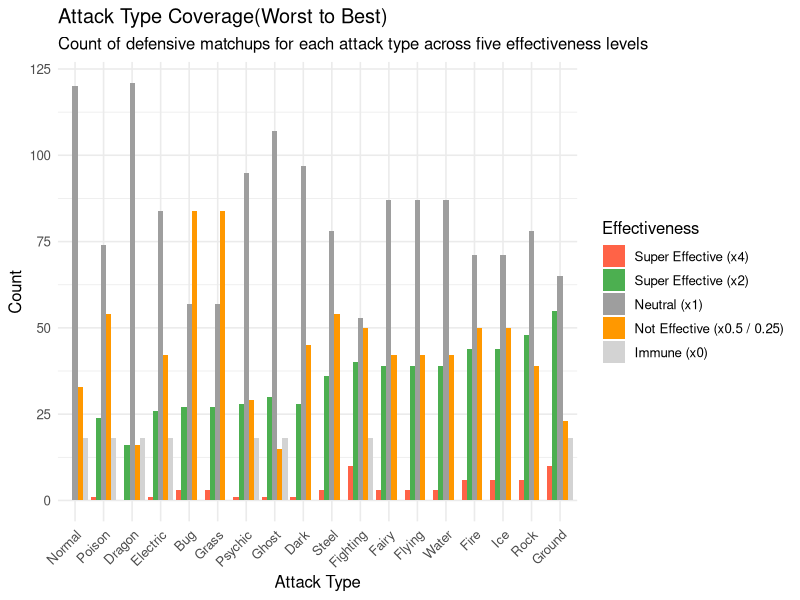
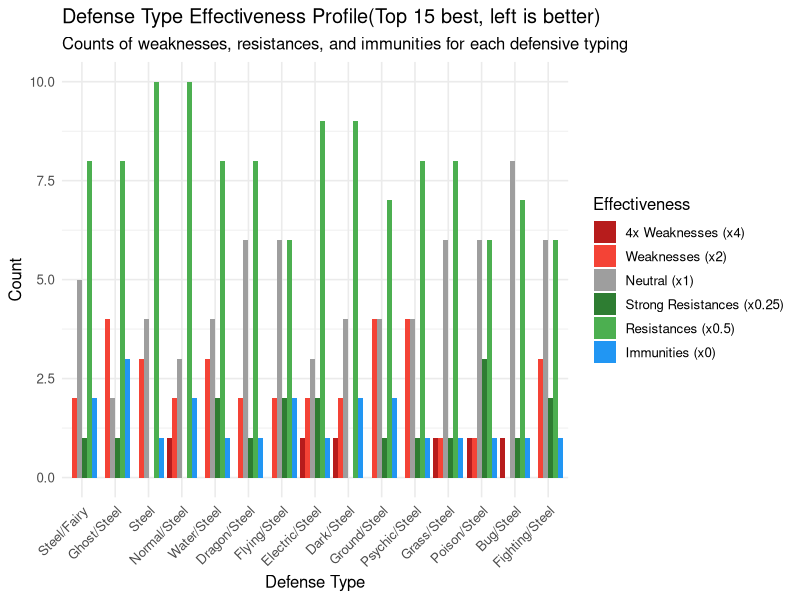
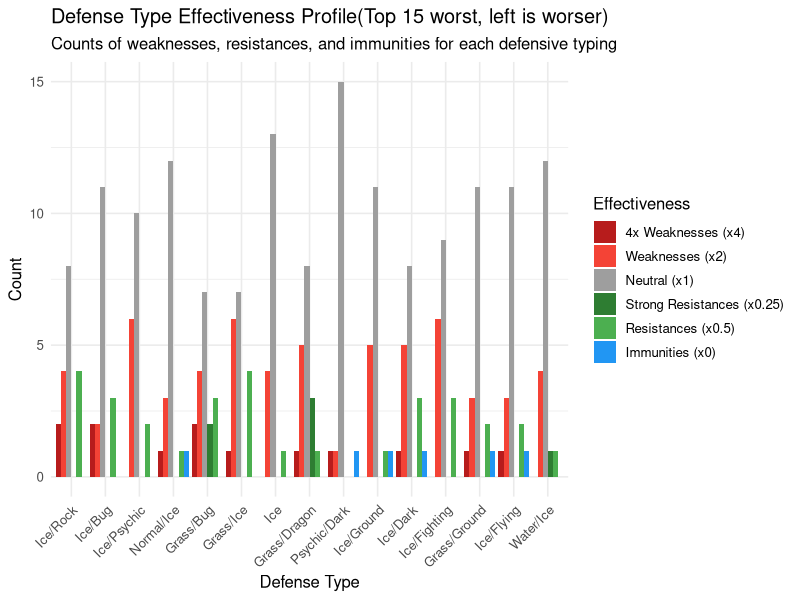
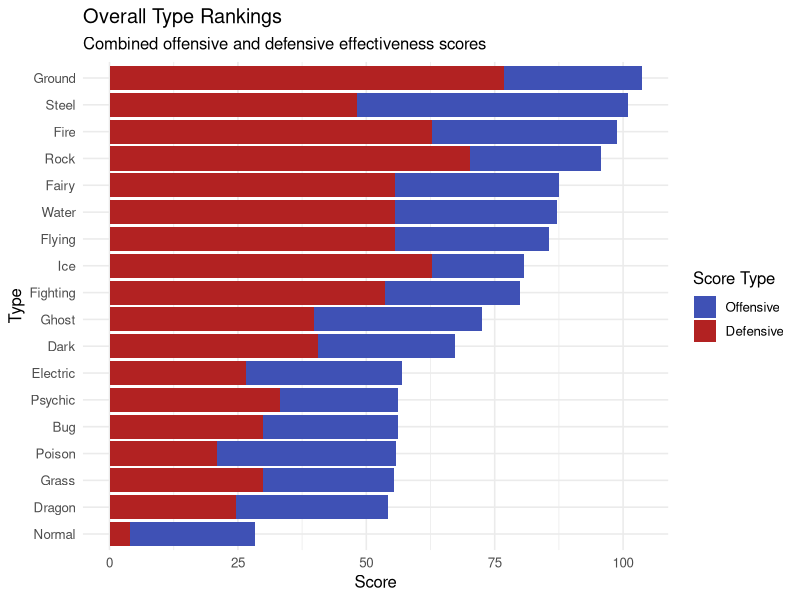
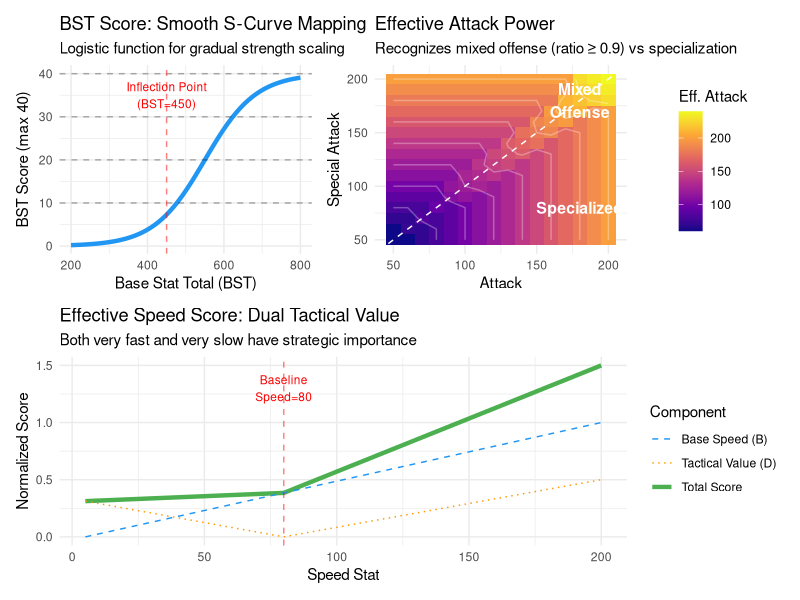
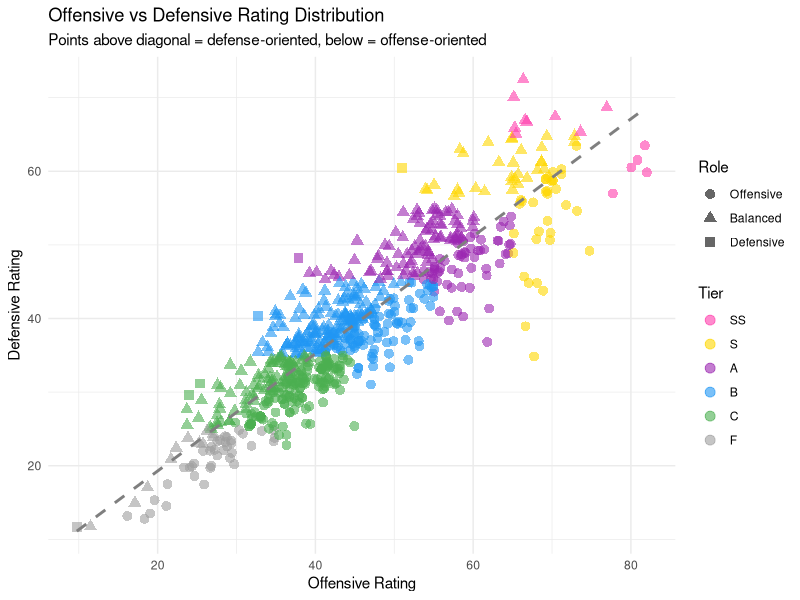

Write the R code that produced these figures, in order.
## ---- chunk 1
knitr::opts_chunk$set(
  echo = TRUE,
  message = FALSE,
  warning = FALSE,
  fig.width = 10,
  fig.height = 6
)
## ---- chunk 2
library(tidyverse)
library(knitr)
library(glue)
library(here)  # For robust path handling

set.seed(123)
theme_set(theme_minimal(base_size = 12))
## ---- chunk 3
# Load type effectiveness data
type_df <- read_csv("data/def_type_df.csv")

# Load Pokemon data
pokemon_df <- read_csv("data/pokemon_data_final_evolutions_enriched.csv")

# Restore factor levels
pokemon_df$generation <- factor(pokemon_df$generation, levels = paste0("Gen ", 1:9))
pokemon_df$category <- factor(pokemon_df$category,
  levels = c("Regular", "Legendary", "Mythical", "Paradox", "Ultra Beast")
)

cat(glue("Type matchups: {nrow(type_df)} combinations\n"))
cat(glue("Pokemon dataset: {nrow(pokemon_df)} Pokemon\n"))
## ---- chunk 4
# Count super-effective (x2, x4), not very effective (x0.5, x0.25), and immune (x0) for each attack type
attack_stats <- type_df |>
  group_by(atk_type) |>
  summarise(
    super_effective_x4 = sum(multiplier == 4),
    super_effective = sum(multiplier == 2),
    not_effective = sum(multiplier %in% c(0.5, 0.25)),
    immune = sum(multiplier == 0),
    neutral = sum(multiplier == 1),
    .groups = "drop"
  )

cols_list_max <- c("super_effective_x4", "super_effective", "neutral")
cols_list_min <- c("not_effective")

atk_stats_scaled <- attack_stats |>
  mutate(
    round(across(
      all_of(cols_list_max),
      ~ .x / max(.x) 
    ),2),
    round(across(
      all_of(cols_list_min),
      ~ .x / max(.x) 
    ),2),
    immune = if_else(immune > 0, 1, 0),
    offensive_score = (
      super_effective_x4*0.2	+ super_effective*0.6 + neutral*0.2	- not_effective*0.15)*100 - immune*10,
    ) |> 
  select(atk_type, offensive_score) |> 
  left_join(attack_stats, by = "atk_type") |> 
  mutate(
    atk_type = reorder(atk_type, offensive_score)
  )

kable(atk_stats_scaled, caption = "Attack Type Effectiveness")
## ---- chunk 5
# Visualize attack effectiveness
atk_stats_scaled |>
  pivot_longer(
    cols = c(super_effective_x4, super_effective, neutral, not_effective, immune),
    names_to = "effectiveness",
    values_to = "count"
  ) |>
  mutate(
    effectiveness = factor(
      effectiveness,
      levels = c("super_effective_x4", "super_effective", "neutral", "not_effective", "immune")
    )
  ) |>
  ggplot(aes(x = reorder(atk_type, -count), y = count, fill = effectiveness)) +
  geom_col(position = "dodge") +
  scale_fill_manual(
    values = c(
      "super_effective_x4" = "#FF6347",
      "super_effective"    = "#4CAF50",
      "neutral"            = "#9E9E9E",
      "not_effective"      = "#FF9800",
      "immune"             = "#D3D3D3"
    ),
    labels = c(
      "super_effective_x4" = "Super Effective (x4)",
      "super_effective"    = "Super Effective (x2)",
      "neutral"            = "Neutral (x1)",
      "not_effective"      = "Not Effective (x0.5 / 0.25)",
      "immune"             = "Immune (x0)"
    )
  ) +
  labs(
    title = "Attack Type Coverage(Worst to Best)",
    subtitle = "Count of defensive matchups for each attack type across five effectiveness levels",
    x = "Attack Type",
    y = "Count",
    fill = "Effectiveness"
  ) +
  theme(axis.text.x = element_text(angle = 45, hjust = 1))
## ---- chunk 6
# Calculate defense effectiveness for single types
defense_stats <- type_df |>
  group_by(def_type) |>
  summarise(
    weaknesses = sum(multiplier == 2),
    weaknesses_x4 = sum(multiplier == 4),
    strong_resistances = sum(multiplier == 0.25),
    resistances = sum(multiplier == 0.5),
    immunities = sum(multiplier == 0),
    neutral = sum(multiplier == 1),
    .groups = "drop"
  ) 

cols_list_max <- c("strong_resistances", "resistances", "neutral")
cols_list_min <- c("weaknesses_x4", "weaknesses")

def_stats_scaled <- defense_stats |>
  mutate(
    across(
      all_of(cols_list_max),
      ~ round(.x / max(.x),2) 
    ),
    across(
      all_of(cols_list_min),
      ~ round(.x / max(.x),2) 
    ),
    defensive_score = (
      strong_resistances*0.2	+ resistances*0.45 + neutral*0.2	- weaknesses_x4*0.1 - weaknesses*0.05)*100 + immunities*5) |> 
  select(def_type, defensive_score) |> 
  left_join(defense_stats, by = "def_type") |> 
  arrange(desc(defensive_score))


kable(head(def_stats_scaled, 10), caption = "Defence Type Effectiveness(Top 10)")
## ---- chunk 7
# Visualize defense effectiveness
def_stats_scaled |>
  arrange(desc(defensive_score)) |>
  slice_head(n = 15) |>
  mutate(
    def_type = factor(def_type, levels = def_type)
  ) |> 
  pivot_longer(
    cols = c(
      weaknesses_x4,
      weaknesses,
      neutral,
      strong_resistances,
      resistances,
      immunities
    ),
    names_to = "effectiveness",
    values_to = "count"
  ) |>
  mutate(
    effectiveness = factor(
      effectiveness,
      levels = c(
        "weaknesses_x4",
        "weaknesses",
        "neutral",
        "strong_resistances",
        "resistances",
        "immunities"
      )
    )
  ) |>
  ggplot(aes(x = def_type, y = count, fill = effectiveness)) +
  geom_col(position = "dodge") +
  scale_fill_manual(
    values = c(
      "weaknesses_x4"      = "#B71C1C",
      "weaknesses"         = "#F44336",
      "neutral"            = "#9E9E9E",
      "strong_resistances" = "#2E7D32",
      "resistances"        = "#4CAF50",
      "immunities"         = "#2196F3"
    ),
    labels = c(
      "weaknesses_x4"      = "4x Weaknesses (x4)",
      "weaknesses"         = "Weaknesses (x2)",
      "neutral"            = "Neutral (x1)",
      "strong_resistances" = "Strong Resistances (x0.25)",
      "resistances"        = "Resistances (x0.5)",
      "immunities"         = "Immunities (x0)"
    )
  ) +
  labs(
    title    = "Defense Type Effectiveness Profile(Top 15 best, left is better)",
    subtitle = "Counts of weaknesses, resistances, and immunities for each defensive typing",
    x = "Defense Type",
    y = "Count",
    fill = "Effectiveness"
  ) +
  theme(
    axis.text.x = element_text(angle = 45, hjust = 1)
  )
## ---- chunk 8
# Visualize defense effectiveness
def_stats_scaled |>
  arrange(defensive_score) |>
  slice_head(n = 15) |>
  mutate(
    def_type = factor(def_type, levels = def_type)
  ) |> 
  pivot_longer(
    cols = c(
      weaknesses_x4,
      weaknesses,
      neutral,
      strong_resistances,
      resistances,
      immunities
    ),
    names_to = "effectiveness",
    values_to = "count"
  ) |>
  mutate(
    effectiveness = factor(
      effectiveness,
      levels = c(
        "weaknesses_x4",
        "weaknesses",
        "neutral",
        "strong_resistances",
        "resistances",
        "immunities"
      )
    )
  ) |>
  ggplot(aes(x = def_type, y = count, fill = effectiveness)) +
  geom_col(position = "dodge") +
  scale_fill_manual(
    values = c(
      "weaknesses_x4"      = "#B71C1C",
      "weaknesses"         = "#F44336",
      "neutral"            = "#9E9E9E",
      "strong_resistances" = "#2E7D32",
      "resistances"        = "#4CAF50",
      "immunities"         = "#2196F3"
    ),
    labels = c(
      "weaknesses_x4"      = "4x Weaknesses (x4)",
      "weaknesses"         = "Weaknesses (x2)",
      "neutral"            = "Neutral (x1)",
      "strong_resistances" = "Strong Resistances (x0.25)",
      "resistances"        = "Resistances (x0.5)",
      "immunities"         = "Immunities (x0)"
    )
  ) +
  labs(
    title    = "Defense Type Effectiveness Profile(Top 15 worst, left is worser)",
    subtitle = "Counts of weaknesses, resistances, and immunities for each defensive typing",
    x = "Defense Type",
    y = "Count",
    fill = "Effectiveness"
  ) +
  theme(
    axis.text.x = element_text(angle = 45, hjust = 1)
  )
## ---- chunk 9
# Create comprehensive type score combining offense and defense
type_overall <- atk_stats_scaled |>
  select(type = atk_type, offensive_score) |>
  left_join(
    def_stats_scaled |> select(type = def_type, defensive_score),
    by = "type"
  ) |>
  mutate(
    overall_score = offensive_score + defensive_score
  ) |>
  arrange(desc(overall_score))

kable(type_overall, caption = "Overall Type Rankings (Offense + Defense Combined)")

# Visualize overall type rankings
type_overall |>
  pivot_longer(cols = c(offensive_score, defensive_score),
               names_to = "score_type", values_to = "score") |>
  ggplot(aes(x = reorder(type, overall_score), y = score, fill = score_type)) +
  geom_col(position = "stack") +
  coord_flip() +
  scale_fill_manual(values = c("offensive_score" = "#B22222", "defensive_score" = "#3F51B5"),
                    labels = c("Offensive", "Defensive")) +
  labs(
    title = "Overall Type Rankings",
    subtitle = "Combined offensive and defensive effectiveness scores",
    x = "Type", y = "Score", fill = "Score Type"
  )
## ---- chunk 10
# Smooth BST Score Calculator (40 points max)
# Uses logistic function (S-curve) for smooth transition
calc_bst_score <- function(total, atk, spatk, eff_atk) {
  # Parameters for S-curve - adjusted for higher scores
  # Midpoint at BST=450 (shifted left to give higher scores overall)
  # Steepness: gradual transition from 250-700
  L <- 40      # Maximum score
  k <- 0.015   # Steepness (increased for faster growth)
  x0 <- 450    # Inflection point (lowered to boost scores)
  bst = total - atk - spatk + eff_atk  # Use effective attack to avoid double counting

  # Logistic function: L / (1 + exp(-k * (x - x0)))
  score <- L / (1 + exp(-k * (bst - x0)))

  # Ensure minimum of 5 points for very weak Pokemon
  return(score)
}

# Efficient Attack Power Calculator
# Recognizes mixed offense vs specialized attackers
calc_eff_atk <- function(atk, spatk){
  ratio <- pmin(atk, spatk) / pmax(atk, spatk)
  # If ratio >= 0.9, it's a mixed attacker: use weighted sum
  # Otherwise, it's specialized: use the higher value
  ifelse(ratio < 0.9, pmax(atk, spatk), 0.6*(atk + spatk))
}

# Durability Expectations Calculator
# Uses geometric mean to penalize unbalanced defenses
calc_eff_def <- function(hp, def, spdef){
  hp * sqrt(def * spdef)
}

# Effective Speed Score Calculator
# Dual evaluation: base speed + tactical value
calc_eff_spd <- function(spd, vmin, vmax, v0 = 80){
  # B: "Faster is better" - linear normalization
  B <- (spd - vmin) / (vmax - vmin)
  # D: "Tactical value" - distance from baseline speed
  # Both very fast and very slow have tactical value
  D <- (abs(spd - v0)) / max(v0 - vmin, vmax - v0)
  # Combined: base speed (67%) + tactical value (33%)
  B + 0.5 * D
}

# Offensive Stat Distribution Score (60 points)
calc_atk_score <- function(eff_atk_s, eff_def_s, eff_spd_s){
  # Attack-oriented: prioritize offense (50%) and speed (40%)
  # Minimal durability requirement (10%)
  (0.5*eff_atk_s + 0.1*eff_def_s + 0.4*eff_spd_s) * 60
}

# Defensive Stat Distribution Score (30 points from stats + 30 points from type)
calc_def_score <- function(eff_atk_s, eff_def_s, defensive_score){
  # Defense-oriented: prioritize durability (80% of 30pts)
  # Keep some offensive threat (20% of 30pts)
  # Plus type advantage score (30pts from defensive matchups)
  (0.8*eff_def_s + 0.2*eff_atk_s) * 30 + 30 * defensive_score/100
}
## ---- chunk 11
#Give each Pokemon a Defense Type Score
TYPE_ORDER <- c(
  "Normal","Fire","Water","Electric","Grass","Ice",
  "Fighting","Poison","Ground","Flying","Psychic",
  "Bug","Rock","Ghost","Dragon","Dark","Steel","Fairy"
)

# Add defense type column to Pokemon data
pokemon_df_typed <- pokemon_df |>
  mutate(
    idx1 = match(type_1, TYPE_ORDER),
    idx2 = match(type_2, TYPE_ORDER),
    def_type = case_when(
      is.na(type_2) ~ type_1,
      TRUE ~ paste(
        TYPE_ORDER[pmin(idx1, idx2)],
        TYPE_ORDER[pmax(idx1, idx2)],
        sep = "/"
      )
    )
  ) |>
  left_join(
    def_stats_scaled |> select(def_type, defensive_score),
    by = "def_type"
  )

# Calculate rating for each Pokemon
pokemon_rated <- pokemon_df_typed |>
  mutate(
    # Step 1: Calculate raw effective values
    eff_atk = calc_eff_atk(attack, sp_atk),
    eff_def = calc_eff_def(hp, defense, sp_def),
    eff_spd = calc_eff_spd(speed, min(speed), max(speed)),

    # Step 2: Normalize to [0,1] scale
    eff_atk_s = eff_atk / max(eff_atk),
    eff_def_s = eff_def / max(eff_def),
    eff_spd_s = eff_spd / max(eff_spd),

    # Step 3: Calculate BST score (shared by both ratings)
    bst_score = calc_bst_score(total, attack, sp_atk, eff_atk),

    # Step 4: Calculate final ratings
    offensive_rating = bst_score + calc_atk_score(eff_atk_s, eff_def_s, eff_spd_s),
    defensive_rating = bst_score + calc_def_score(eff_atk_s, eff_def_s, defensive_score),

    # Tier Assignment based on composite score
    tier = case_when(
      offensive_rating >= 75 | defensive_rating >= 65 ~ "SS",  # Elite Pokemon
      offensive_rating >= 65 | defensive_rating >= 55 ~ "S",  # Strong Pokemon
      offensive_rating >= 55 | defensive_rating >= 45 ~ "A",  # Above average
      offensive_rating >= 45 | defensive_rating >= 35 ~ "B",  # Average
      offensive_rating >= 35 | defensive_rating >= 25 ~ "C",  # Below average
      TRUE ~ "F"                 # Weak Pokemon
    ),

    # Role classification based on rating difference
    role = case_when(
      offensive_rating / defensive_rating >= 1.15 ~ "Offensive",
      offensive_rating / defensive_rating <= 0.85 ~ "Defensive",
      TRUE ~ "Balanced"
    )
  )

# Set tier as factor
pokemon_rated$tier <- factor(pokemon_rated$tier, levels = c("SS", "S", "A", "B", "C", "F"))
pokemon_rated$role <- factor(pokemon_rated$role, levels = c("Offensive", "Balanced", "Defensive"))
## ---- chunk 12
# Create data for visualization
bst_range <- seq(200, 800, by = 5)
atk_pairs <- expand.grid(atk = seq(50, 200, 10), spatk = seq(50, 200, 10))
spd_range <- seq(5, 200, by = 5)

# BST Score visualization
bst_viz <- tibble(
  BST = bst_range,
  # Use dummy values for attack stats
  Score = sapply(bst_range, function(x) calc_bst_score(x, 100, 100, 100))
)

p1 <- ggplot(bst_viz, aes(x = BST, y = Score)) +
  geom_line(color = "#2196F3", size = 1.5) +
  geom_hline(yintercept = c(10, 20, 30, 40), linetype = "dashed", alpha = 0.3) +
  geom_vline(xintercept = 450, linetype = "dashed", color = "red", alpha = 0.5) +
  annotate("text", x = 450, y = 35, label = "Inflection Point\n(BST=450)",
           color = "red", size = 3) +
  labs(
    title = "BST Score: Smooth S-Curve Mapping",
    subtitle = "Logistic function for gradual strength scaling",
    x = "Base Stat Total (BST)", y = "BST Score (max 40)"
  ) +
  theme_minimal()

# Effective Attack visualization
eff_atk_viz <- atk_pairs |>
  mutate(
    eff_atk = calc_eff_atk(atk, spatk),
    ratio = pmin(atk, spatk) / pmax(atk, spatk),
    type = ifelse(ratio >= 0.9, "Mixed", "Specialized")
  )

p2 <- ggplot(eff_atk_viz, aes(x = atk, y = spatk, fill = eff_atk)) +
  geom_tile() +
  geom_contour(aes(z = eff_atk), color = "white", alpha = 0.3) +
  scale_fill_viridis_c(option = "plasma") +
  geom_abline(slope = 1, linetype = "dashed", color = "white") +
  annotate("text", x = 180, y = 180, label = "Mixed\nOffense",
           color = "white", size = 4, fontface = "bold") +
  annotate("text", x = 180, y = 80, label = "Specialized",
           color = "white", size = 4, fontface = "bold") +
  labs(
    title = "Effective Attack Power",
    subtitle = "Recognizes mixed offense (ratio ≥ 0.9) vs specialization",
    x = "Attack", y = "Special Attack", fill = "Eff. Attack"
  ) +
  theme_minimal()

# Effective Speed visualization
spd_viz <- tibble(
  Speed = spd_range,
  Score = calc_eff_spd(spd_range, min(spd_range), max(spd_range)),
  # Decompose into components
  B = (spd_range - min(spd_range)) / (max(spd_range) - min(spd_range)),
  D = abs(spd_range - 80) / max(80 - min(spd_range), max(spd_range) - 80) * 0.5
)

p3 <- ggplot(spd_viz, aes(x = Speed)) +
  geom_line(aes(y = Score, color = "Total Score"), size = 1.5) +
  geom_line(aes(y = B, color = "Base Speed (B)"), linetype = "dashed") +
  geom_line(aes(y = D, color = "Tactical Value (D)"), linetype = "dotted") +
  geom_vline(xintercept = 80, linetype = "dashed", color = "red", alpha = 0.5) +
  annotate("text", x = 80, y = 1.3, label = "Baseline\nSpeed=80",
           color = "red", size = 3) +
  scale_color_manual(values = c("Total Score" = "#4CAF50",
                                 "Base Speed (B)" = "#2196F3",
                                 "Tactical Value (D)" = "#FF9800")) +
  labs(
    title = "Effective Speed Score: Dual Tactical Value",
    subtitle = "Both very fast and very slow have strategic importance",
    x = "Speed Stat", y = "Normalized Score", color = "Component"
  ) +
  theme_minimal()

# Display all plots
if (requireNamespace("patchwork", quietly = TRUE)) {
  library(patchwork)
  (p1 | p2) / p3
} else {
  print(p1)
  print(p2)
  print(p3)
}
## ---- chunk 13
# Summary by tier
tier_summary <- pokemon_rated |>
  count(tier) |>
  mutate(percentage = round(100 * n / sum(n), 1))

kable(tier_summary, caption = "Pokemon Distribution by Tier")

# Summary by role
role_summary <- pokemon_rated |>
  count(role) |>
  mutate(percentage = round(100 * n / sum(n), 1))

kable(role_summary, caption = "Pokemon Distribution by Battle Role")

# Visualize dual rating distribution
ggplot(pokemon_rated, aes(x = offensive_rating, y = defensive_rating)) +
  geom_point(aes(color = tier, shape = role), alpha = 0.6, size = 3) +
  geom_smooth(method = "lm", se = FALSE, linetype = "dashed", color = "gray50") +
  scale_color_manual(values = c("SS" = "#FF3CAC", "S" = "#FFD700", "A" = "#9C27B0",
                                 "B" = "#2196F3", "C" = "#4CAF50", "F" = "#9E9E9E")) +
  labs(
    title = "Offensive vs Defensive Rating Distribution",
    subtitle = "Points above diagonal = defense-oriented, below = offense-oriented",
    x = "Offensive Rating", y = "Defensive Rating",
    color = "Tier", shape = "Role"
  ) +
  theme_minimal()
## ---- chunk 14
# Top 20 offensive Pokemon
top_offensive <- pokemon_rated |>
  arrange(desc(offensive_rating)) |>
  head(20) |>
  select(name, type_1, type_2, role, offensive_rating, defensive_rating, eff_atk, tier)

cat("=== TOP 20 OFFENSIVE POKEMON ===\n")
kable(top_offensive, caption = "Top 20 Offensive Pokemon", digits = 1)

# Top 20 defensive Pokemon
top_defensive <- pokemon_rated |>
  arrange(desc(defensive_rating)) |>
  head(20) |>
  select(name, type_1, type_2, role, defensive_rating, offensive_rating, tier, defensive_score)

cat("\n=== TOP 20 DEFENSIVE POKEMON ===\n")
kable(top_defensive, caption = "Top 20 Defensive Pokemon", digits = 1)


# Top regular Pokemon (for beginners)
top_regular <- pokemon_rated |>
  filter(category == "Regular") |>
  arrange(desc(pmax(defensive_rating+10, offensive_rating))) |>
  head(20) |>
  select(name, type_1, type_2, role, offensive_rating, defensive_rating, tier)

cat("\n=== TOP 20 REGULAR POKEMON (For Beginners) ===\n")
kable(top_regular, caption = "Top 20 Regular Pokemon", digits = 1)
## ---- chunk 15
# Best offensive Pokemon for each primary type
best_offensive_by_type <- pokemon_rated |>
  filter(category == "Regular") |>
  group_by(type_1) |>
  slice_max(offensive_rating, n = 1) |>
  ungroup() |>
  arrange(desc(offensive_rating)) |>
  select(type_1, name, offensive_rating, role, tier)

cat("=== BEST OFFENSIVE POKEMON BY TYPE (Regular Only) ===\n")
kable(best_offensive_by_type, caption = "Best Offensive Pokemon by Type", digits = 1)

# Best defensive Pokemon for each primary type
best_defensive_by_type <- pokemon_rated |>
  filter(category == "Regular") |>
  group_by(type_1) |>
  slice_max(defensive_rating, n = 1) |>
  ungroup() |>
  arrange(desc(defensive_rating)) |>
  select(type_1, name, defensive_rating, role, tier)

cat("\n=== BEST DEFENSIVE POKEMON BY TYPE (Regular Only) ===\n")
kable(best_defensive_by_type, caption = "Best Defensive Pokemon by Type", digits = 1)
## ---- chunk 16
# Create output directory
dir.create(here("data", "analysis", "rating"), recursive = TRUE, showWarnings = FALSE)

# Save rated Pokemon data to CSV
write_csv(pokemon_rated, here("data", "analysis", "rating", "pokemon_rated.csv"))

# Create summary statistics
rating_summary <- pokemon_rated |>
  summarise(
    total_pokemon = n(),
    avg_offensive_rating = mean(offensive_rating),
    avg_defensive_rating = mean(defensive_rating),
    ss_tier_count = sum(tier == "SS"),
    s_tier_count = sum(tier == "S"),
    a_tier_count = sum(tier == "A"),
    b_tier_count = sum(tier == "B"),
    c_tier_count = sum(tier == "C"),
    f_tier_count = sum(tier == "F"),
    offensive_count = sum(role == "Offensive"),
    balanced_count = sum(role == "Balanced"),
    defensive_count = sum(role == "Defensive"),
    avg_bst_score = mean(bst_score),
    avg_eff_atk = mean(eff_atk),
    avg_eff_def = mean(eff_def),
    avg_eff_spd = mean(eff_spd)
  )

write_csv(rating_summary, here("data", "analysis", "rating", "rating_summary.csv"))

# Export top Pokemon lists for reference
write_csv(top_offensive, here("data", "analysis", "rating", "top_offensive_pokemon.csv"))
write_csv(top_defensive, here("data", "analysis", "rating", "top_defensive_pokemon.csv"))
write_csv(top_regular, here("data", "analysis", "rating", "top_regular_pokemon.csv"))

cat("\n=== DUAL RATING SYSTEM SUMMARY ===\n")
cat(sprintf("Total Pokemon: %d\n", rating_summary$total_pokemon))
cat(sprintf("\nAverage Ratings:\n"))
cat(sprintf("  Composite Rating: %.1f / 100\n", rating_summary$avg_total_rating))
cat(sprintf("  Offensive Rating: %.1f / 100\n", rating_summary$avg_offensive_rating))
cat(sprintf("  Defensive Rating: %.1f / 100\n", rating_summary$avg_defensive_rating))
cat(sprintf("\nRating Range: %.1f - %.1f\n", rating_summary$min_total_rating, rating_summary$max_total_rating))
cat(sprintf("\nTier Distribution:\n"))
cat(sprintf("  SS Tier: %d (%.1f%%)\n", rating_summary$s_tier_count, 100*rating_summary$s_tier_count/rating_summary$total_pokemon))
cat(sprintf("  S Tier: %d (%.1f%%)\n", rating_summary$a_tier_count, 100*rating_summary$a_tier_count/rating_summary$total_pokemon))
cat(sprintf("  A Tier: %d (%.1f%%)\n", rating_summary$b_tier_count, 100*rating_summary$b_tier_count/rating_summary$total_pokemon))
cat(sprintf("  B Tier: %d (%.1f%%)\n", rating_summary$c_tier_count, 100*rating_summary$c_tier_count/rating_summary$total_pokemon))
cat(sprintf("  C Tier: %d (%.1f%%)\n", rating_summary$d_tier_count, 100*rating_summary$d_tier_count/rating_summary$total_pokemon))
cat(sprintf("  F Tier: %d (%.1f%%)\n", rating_summary$f_tier_count, 100*rating_summary$f_tier_count/rating_summary$total_pokemon))
cat(sprintf("\nRole Distribution:\n"))
cat(sprintf("  Offensive: %d (%.1f%%)\n", rating_summary$offensive_count, 100*rating_summary$offensive_count/rating_summary$total_pokemon))
cat(sprintf("  Balanced: %d (%.1f%%)\n", rating_summary$balanced_count, 100*rating_summary$balanced_count/rating_summary$total_pokemon))
cat(sprintf("  Defensive: %d (%.1f%%)\n", rating_summary$defensive_count, 100*rating_summary$defensive_count/rating_summary$total_pokemon))
cat(sprintf("\nComponent Score Averages:\n"))
cat(sprintf("  BST Score: %.1f / 40\n", rating_summary$avg_bst_score))
cat(sprintf("  Effective Attack: %.1f\n", rating_summary$avg_eff_atk))
cat(sprintf("  Effective Defense: %.1f\n", rating_summary$avg_eff_def))
cat(sprintf("  Effective Speed: %.1f\n", rating_summary$avg_eff_spd))

cat("\n✓ Results exported to data/analysis/rating/:\n")
cat("  - pokemon_rated.csv (Complete ratings)\n")
cat("  - rating_summary.csv (Summary statistics)\n")
cat("  - top_offensive_pokemon.csv (Top 20 offensive)\n")
cat("  - top_defensive_pokemon.csv (Top 20 defensive)\n")
cat("  - top_regular_pokemon.csv (Top 20 for beginners)\n")
